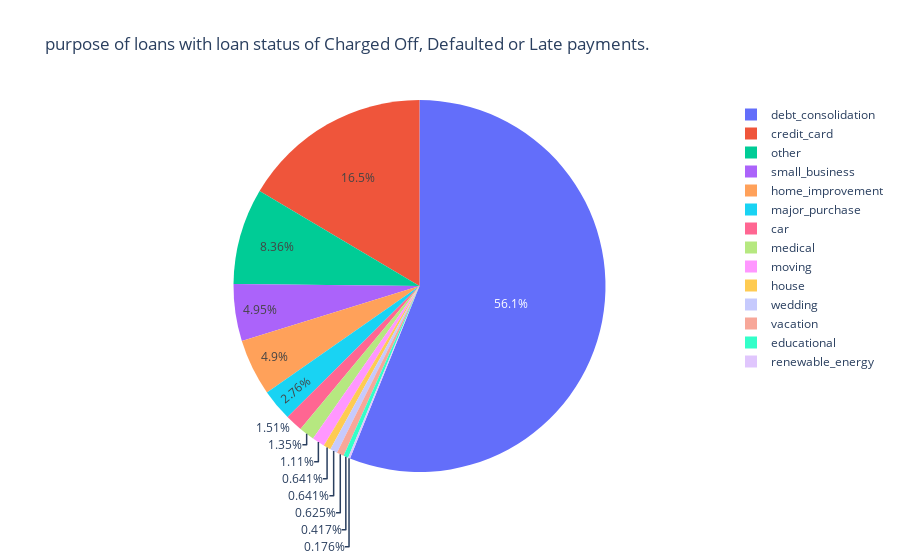

Source (notebook cell):
### Markdown cell above
- `purpose`

The reason why customers are taking out loans is a large indicator of possible future loss.

From the pie chart below, I can see that a large proportion of customers that have been unable and are struggling to pay back their loans taken the loan out for debt reasons.

This would be a huge indicator of risk to loss when taking on customers that are requesting loans for these reasons in future.

### Code cell
visualise.pie_chart(df_loss, 'purpose')

### Figure 1 — Plotly figure (JSON) as saved in the notebook; plotly's stock layout.template omitted (floating-point values rounded to 4 significant figures)
{"data": [{"domain": {"x": [0, 1], "y": [0, 1]}, "hovertemplate": "purpose=%{label}<br>count=%{value}<extra></extra>", "labels": ["car", "credit_card", "debt_consolidation", "educational", "home_improvement", "house", "major_purchase", "medical", "moving", "other", "renewable_energy", "small_business", "vacation", "wedding"], "legendgroup": "", "name": "", "showlegend": true, "type": "pie", "values": [94, 1028, 3501, 26, 306, 40, 172, 84, 69, 522, 11, 309, 39, 40]}], "layout": {"legend": {"tracegroupgap": 0}, "title": {"text": "purpose of loans with loan status of Charged Off, Defaulted or Late payments."}}}
